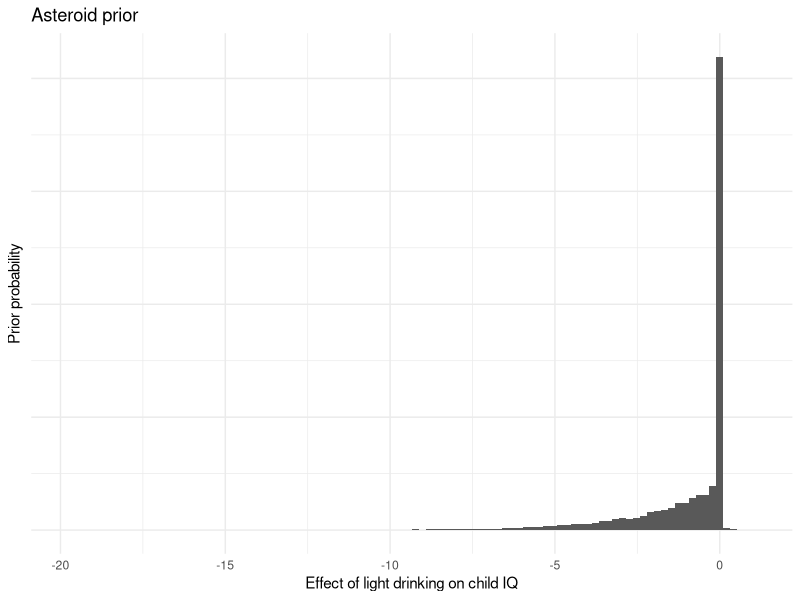
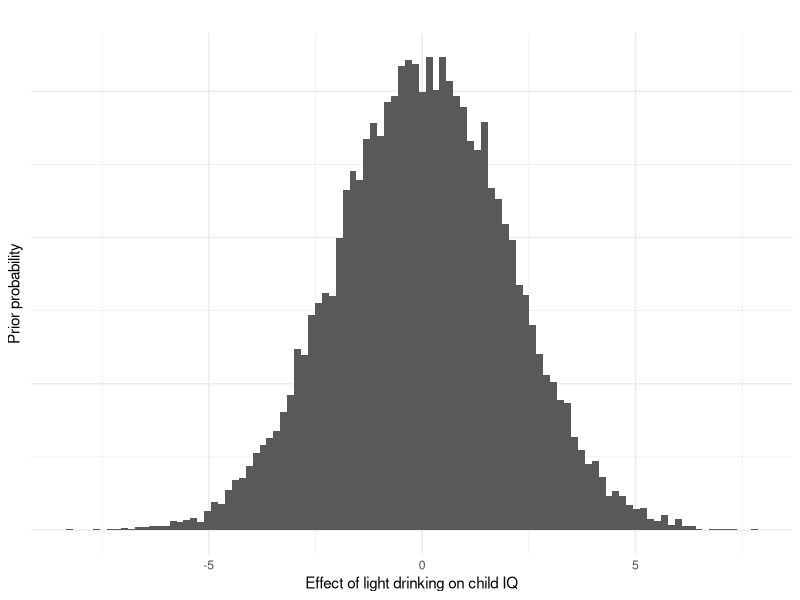

Write R code to recreate these figures, in order.
## ---- chunk 1
knitr::opts_chunk$set(echo = FALSE, warning=FALSE, error=FALSE, message = FALSE)
options(scipen=9999)
knitr::opts_knit$set(eval.after = "fig.cap")
set.seed(10033)
## ---- chunk 2


effect <- c(rep(0,10000), -rexp(10000) * 2, rexp(100)/5)

dat <- data.frame(Effect = effect)
library(ggplot2)

ggplot(dat, aes(x = Effect)) + geom_histogram(bins=  100) + 
  xlab("Effect of light drinking on child IQ") + theme_minimal() + 
  scale_y_continuous(labels = NULL) + 
  ylab("Prior probability") + 
  ggtitle("Asteroid prior")



## ---- chunk 3
effect <- c(rnorm(20000, sd = 2))

dat <- data.frame(Effect = -effect)
library(ggplot2)

ggplot(dat, aes(x = Effect)) + geom_histogram(bins=  100) + 
  xlab("Effect of light drinking on child IQ") + theme_minimal() + 
  scale_y_continuous(labels = NULL) + 
  ylab("Prior probability") + 
  ggtitle("")
## ---- chunk 4
socialbackground <- rnorm(1000)
## ---- chunk 5
drinking <- rnorm(1000) + socialbackground

## ---- chunk 6
partnerbackground <- socialbackground + rnorm(1000)
## ---- chunk 7
partnerdrinking <- partnerbackground + rnorm(1000)
## ---- chunk 8
childiq <- 2.5*socialbackground - 1 * drinking + rnorm(1000)
childiq <- scale(childiq)[, ]
## ---- chunk 9
library(tidyr)
library(dplyr)
library(knitr)
library(broom)
lm(childiq~drinking) %>% tidy() %>% 
  kable(col.names = c("Predictor", "B", "SE", "t", "p"),
    digits = c(0, 2, 3, 2, 3))
## ---- chunk 10
lm(childiq~drinking + partnerdrinking) %>% tidy() %>% 
  kable(col.names = c("Predictor", "B", "SE", "t", "p"),
    digits = c(0, 2, 3, 2, 3))
